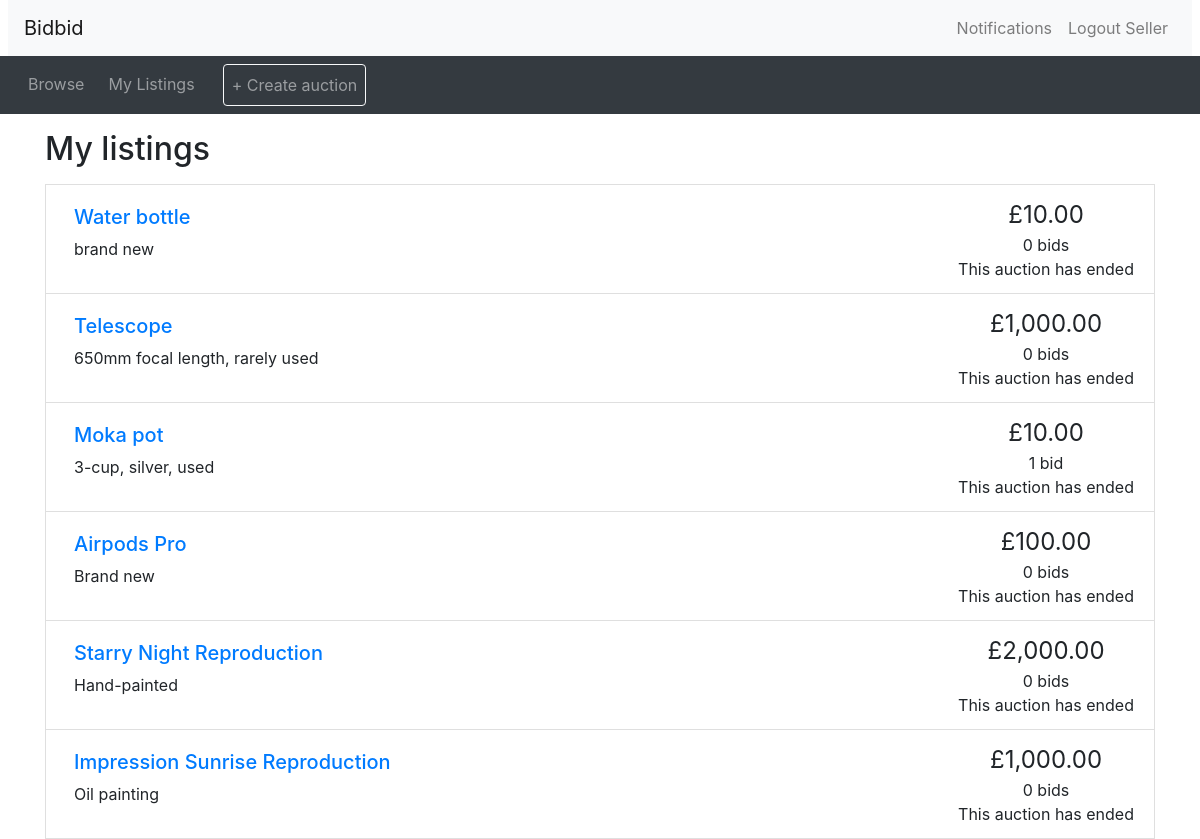
The page /mylistings.php (signed in) on the database its author committed.
### tables this page shows
CREATE TABLE `items` (
  `item_id` int(11) NOT NULL AUTO_INCREMENT,
  `item_name` varchar(255) NOT NULL,
  `item_description` varchar(255) NOT NULL,
  `category_id` int(11) NOT NULL,
  `seller_id` int(11) NOT NULL,
  `minimum_bid` decimal(13,2) NOT NULL DEFAULT '1.00',
  `starting_price` decimal(13,2) NOT NULL DEFAULT '0.00',
  `reserve_price` decimal(13,2) NOT NULL DEFAULT '0.00',
  `auction_start_datetime` datetime NOT NULL,
  `auction_end_datetime` datetime NOT NULL,
  `auction_end_notified` tinyint(1) NOT NULL DEFAULT '0',
  PRIMARY KEY (`item_id`),
  KEY `fk_item_seller` (`seller_id`),
  KEY `fk_item_category` (`category_id`),
  KEY `auction_start_datetime` (`auction_start_datetime`,`auction_end_datetime`),
  CONSTRAINT `fk_item_category` FOREIGN KEY (`category_id`) REFERENCES `categories` (`category_id`) ON UPDATE CASCADE,
  CONSTRAINT `fk_item_seller` FOREIGN KEY (`seller_id`) REFERENCES `users` (`user_id`) ON DELETE CASCADE ON UPDATE CASCADE
);

### utilities.php (the view, shortened to what this page needs)
<?php
function print_listing_li($item_id, $title, $desc, $price, $num_bids, $end_time)
{
  if (strlen($desc) > 250) {
    $desc_shortened = substr($desc, 0, 250) . '...';
  }
  else {
    $desc_shortened = $desc;
  }
  if ($num_bids == 1) {
    $bid = ' bid';
  }
  else {
    $bid = ' bids';
  }
  $now = new DateTime();
  if ($now > $end_time) {
    $time_remaining = 'This auction has ended';
  }
  else {
    $time_to_end = date_diff($now, $end_time);
    $time_remaining = display_time_remaining($time_to_end) . ' remaining';
  }
  echo('
    <li class="list-group-item d-flex justify-content-between">
    <div class="p-2 mr-5"><h5><a href="listing.php?item_id=' . $item_id . '">' . $title . '</a></h5>' . $desc_shortened . '</div>
    <div class="text-center text-nowrap"><span style="font-size: 1.5em">£' . number_format($price, 2) . '</span><br/>' . $num_bids . $bid . '<br/>' . $time_remaining . '</div>
  </li>'
  );
}
?>

### header.php (shortened to what this page needs)
<?php require_once("utilities.php") ?>
<!doctype html>
<html lang="en">
<head>
  <link rel="stylesheet" href="css/bootstrap.min.css">
  <link rel="stylesheet" href="https://cdnjs.cloudflare.com/ajax/libs/font-awesome/4.7.0/css/font-awesome.min.css">
  <link rel="stylesheet" href="css/custom.css">
</head>
<body>
<nav class="navbar navbar-expand-lg navbar-light bg-light mx-2">
  <a class="navbar-brand" href="#"> Bidbid </a>
  <ul class="navbar-nav ml-auto">
      <?php
        if (isset($_SESSION['logged_in']) && $_SESSION['logged_in'] == true) {
        echo('
<li class="nav-item">
  <a class="nav-link" href="notifications.php">Notifications ');
        echo('</a></li>');
      }
      ?>
    <li class="nav-item">
<?php
  if (isset($_SESSION['logged_in']) && $_SESSION['logged_in'] == true) {
    echo '<a class="nav-link" href="logout.php">Logout ' . $_SESSION['firstname'] . '</a>';
  }
  else {
    echo '<button type="button" class="btn nav-link" data-toggle="modal" data-target="#loginModal">Login</button>';
  }
?>
    </li>
  </ul>
</nav>
<nav class="navbar navbar-expand-lg navbar-dark bg-dark">
  <ul class="navbar-nav align-middle">
	<li class="nav-item mx-1">
      <a class="nav-link" href="browse.php">Browse</a>
    </li>
<?php
  if (isset($_SESSION['account_type']) && $_SESSION['account_type'] == 'seller') {
  echo('
	<li class="nav-item mx-1">
      <a class="nav-link" href="mylistings.php">My Listings</a>
    </li>
	<li class="nav-item ml-3">
      <a class="nav-link btn border-light" href="create_auction.php">+ Create auction</a>
    </li>');
  }
?>
  </ul>
</nav>

### mylistings.php
<?php include_once("header.php")?>
<?php require_once("utilities.php")?>
<div class="container">
    <h2 class="my-3">My listings</h2>
<?php
if (!isset($_SESSION['account_type']) || $_SESSION['account_type'] != 'seller') {
    header('Location: browse.php');
} else {
    $user_id = $seller_id = $_SESSION['user_id'];
}
$mysqli = get_connection();
$query = 'SELECT DISTINCT items.item_id, items.item_name, items.item_description,
              items.auction_end_datetime, items.starting_price,
              COUNT(bids.bid_datetime) AS num_bids,
              MAX(bids.bid_price) as max_bid
              FROM (items LEFT JOIN bids on bids.item_id = items.item_id)
              JOIN users on users.user_id = items.seller_id
              WHERE users.user_id= ?
              GROUP BY items.item_id';
$stmt = $mysqli->prepare($query);
$stmt->bind_param('i', $user_id);
$stmt->execute();
$result = $stmt->get_result();
    if ($result->num_rows > 0) {
        while($row = mysqli_fetch_assoc($result)) {
            $item_id = $row["item_id"];
            $title = $row["item_name"];
            $description = $row["item_description"];
            $starting_price = $row["starting_price"];
            if (is_null($row["max_bid"])) $current_price = $starting_price;
            else($current_price = $row["max_bid"]);
            $num_bids = $row["num_bids"];
            $end_date = date_create_from_format('Y-m-d H:i:s', $row['auction_end_datetime']);
            print_listing_li($item_id, $title, $description, $current_price, $num_bids, $end_date);
        }
    } else {
        echo "There is no listing in your seller account.";
    }
?>
<?php include_once("footer.php")?>

### footer.php (shortened to what this page needs)
</body>
</html>

### rows shown on the page
items: item_name "Water bottle", item_description "brand new", starting_price "10.00", num_bids "0", bid "bids"
items: item_name "Telescope", item_description "650mm focal length, rarely used", starting_price "1,000.00", num_bids "0", bid "bids"
items: item_name "Moka pot", item_description "3-cup, silver, used", price "10.00", num_bids "1", bid "bid"
items: item_name "Airpods Pro", item_description "Brand new", starting_price "100.00", num_bids "0", bid "bids"
items: item_name "Starry Night Reproduction", item_description "Hand-painted", starting_price "2,000.00", num_bids "0", bid "bids"
items: item_name "Impression Sunrise Reproduction", item_description "Oil painting", starting_price "1,000.00", num_bids "0", bid "bids"

### other values the page prints
$_SESSION['firstname'] "Seller"
